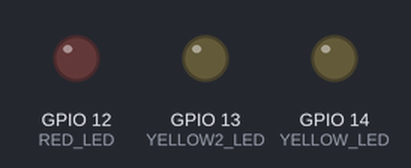
A sketch run on a simulated ESP32. Parts: output pins drawn as LEDs (lit = HIGH).

Above: at 0.05 s.
At 0.45 s:
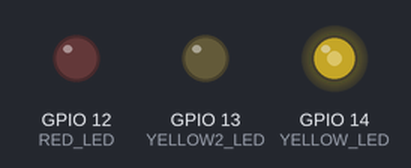
At 0.95 s:
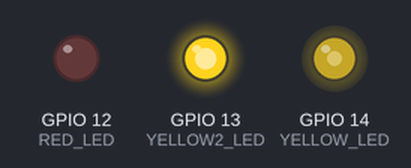
At 1.45 s:
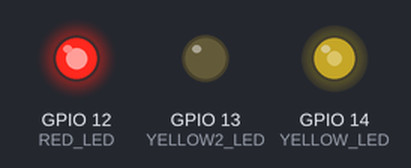
At 1.95 s:
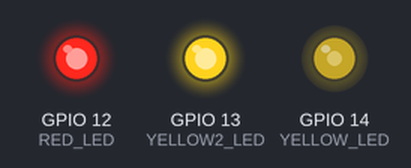
Timing chart, 0 to 3.0 s (numbered marks = the images above):
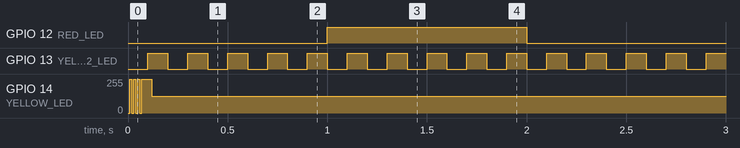

Measured:
- by itself, GPIO 12 (RED_LED): alternates HIGH for 1.0 s and LOW for 1.0 s
- by itself, GPIO 13 (YELLOW2_LED): alternates HIGH for 0.10 s and LOW for 0.10 s
- by itself, GPIO 14 (YELLOW_LED): 0/255 → 127/255 at 0.01 s

The sketch:

scheduler.ino
```cpp
#include <Arduino.h>

const byte YELLOW_LED = 14;
const byte YELLOW2_LED = 13;
const byte RED_LED = 12;
hw_timer_t *timer = NULL;
volatile bool toggleYellowLED = false;
volatile bool toggleYellow2LED = false;
volatile bool toggleRedLED = false;

// Counters for each scheduling interval
volatile unsigned long counter_1ms = 0;
volatile unsigned long counter_10ms = 0;
volatile unsigned long counter_100ms = 0;
volatile unsigned long counter_1000ms = 0;

void ARDUINO_ISR_ATTR onTimer() {
  counter_1ms++;

  // 1 ms task
  if (counter_1ms >= 1) {
    counter_1ms = 0;
    task1ms();
  }

  // 10 ms task
  counter_10ms++;
  if (counter_10ms >= 10) {
    counter_10ms = 0;
    task10ms();
  }

  // 100 ms task
  counter_100ms++;
  if (counter_100ms >= 100) {
    counter_100ms = 0;
    task100ms();
  }

  // 1000 ms (1 second) task
  counter_1000ms++;
  if (counter_1000ms >= 1000) {
    counter_1000ms = 0;
    task1000ms();
  }
}

void task1ms() {
  // Code for 1 ms task
}

void task10ms() {
  // Code for 10 ms task
  toggleYellowLED = !toggleYellowLED;
  digitalWrite(YELLOW_LED, toggleYellowLED);
}

void task100ms() {
  // Code for 100 ms task
  toggleYellow2LED = !toggleYellow2LED;
  digitalWrite(YELLOW2_LED, toggleYellow2LED);
}

void task1000ms() {
  // Code for 1000 ms task
  // Toggle LED as an example task for 1 second interval
  toggleRedLED = !toggleRedLED;
  digitalWrite(RED_LED, toggleRedLED);
}

void setup() {
  Serial.begin(115200);
  pinMode(RED_LED, OUTPUT);
  digitalWrite(RED_LED, LOW);

  pinMode(YELLOW_LED, OUTPUT);
  digitalWrite(YELLOW_LED, LOW);

  pinMode(YELLOW2_LED, OUTPUT);
  digitalWrite(YELLOW2_LED, LOW);

  // Set timer frequency to 1 MHz (1 us per tick)
  timer = timerBegin(1000000); // Timer 0, prescaler 80 -> 1 MHz

  // Attach onTimer function to our timer
  timerAttachInterrupt(timer, &onTimer);

  // Set alarm to call onTimer function every 1 ms (1000 us)
  timerAlarm(timer, 1000, true, 0);
}

void loop() {
  // Main loop can remain empty or perform other tasks
}
```
